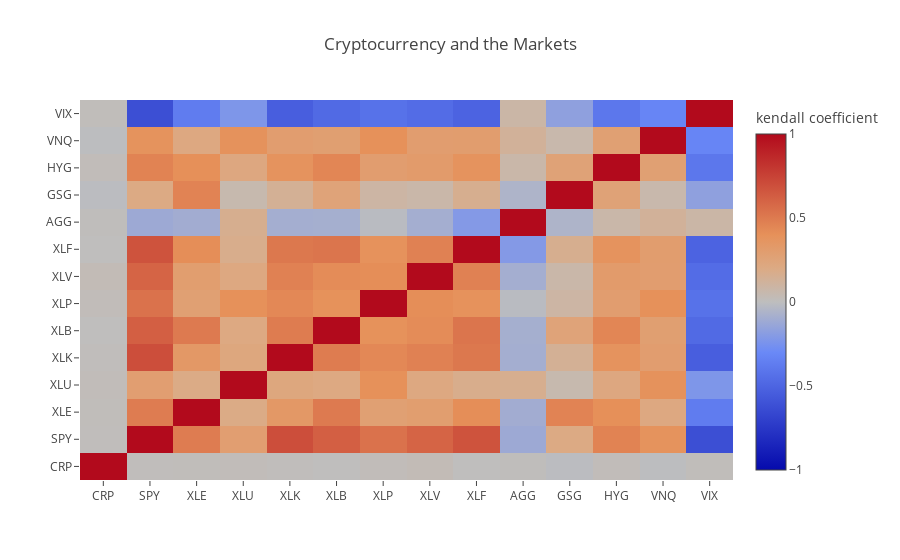

The cell this chart's notebook holds for it:
### Code cell
correlation_heatmap(all_df_ret, "Cryptocurrency and the Markets", method_='kendall')

### Figure 1 — Plotly figure (JSON) as saved in the notebook; plotly's stock layout.template omitted (floating-point values rounded to 4 significant figures; data arrays with more than 128 entries replaced by an {"elided": "..."} marker saying what was removed)
{"data": [{"colorbar": {"title": "kendall coefficient"}, "type": "heatmap", "x": ["CRP", "SPY", "XLE", "XLU", "XLK", "XLB", "XLP", "XLV", "XLF", "AGG", "GSG", "HYG", "VNQ", "VIX"], "y": ["CRP", "SPY", "XLE", "XLU", "XLK", "XLB", "XLP", "XLV", "XLF", "AGG", "GSG", "HYG", "VNQ", "VIX"], "z": {"elided": "14x14 float values"}, "zmax": 1, "zmin": -1}], "layout": {"title": "Cryptocurrency and the Markets"}}
